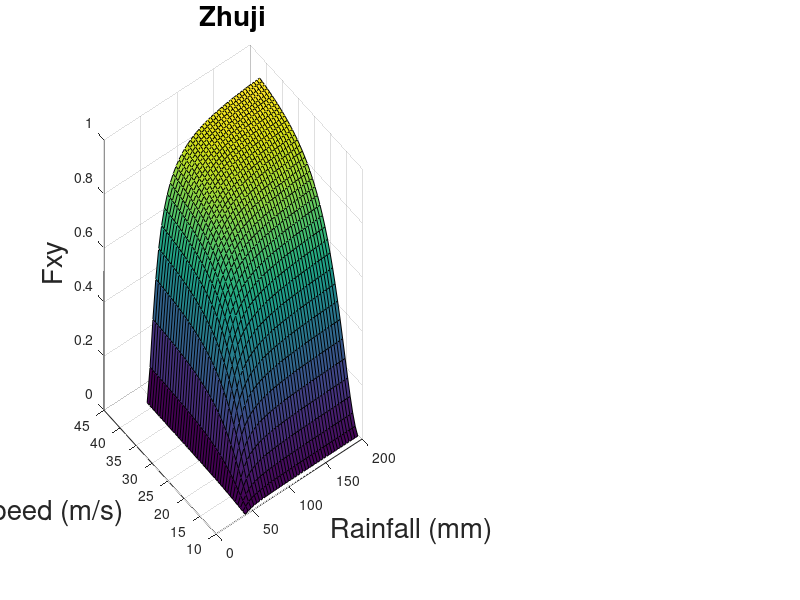

Here is the MATLAB script that generated this plot: (Note: this script raises an error after producing the figure.)
%% 21-08-2015 plot the joint probability distribution of multi-hazard for each county
% clayton copula
clf,clc,clear
load CountyCopula0921
Codes = [310230;321182;330681;330481]; %county code
code = Codes(3);
%Chongming 310230
%Yangzhong 321182
%Zhuji 330681
%Haining 330481 innormal value
fid = find([CountyCopula.code]==code); % find the county's serial number in var 'CountyCopula'
CName = CountyCopula(fid).cname;
CPara = CountyCopula(fid).al;
RainMDcoef = CountyCopula(fid).RainGEV;
WindMDcoef = CountyCopula(fid).WindGEV;
CountyName = CountyCopula(fid).ename;
Mt = 40/length(CountyCopula(fid).Rain); %number of events

NoP = 40; %number of points for X and Y axes
Xm = max(CountyCopula(fid).Rain);
Ym = max(CountyCopula(fid).Wind);
X = linspace(RainMin2,Xm,NoP);
Y = linspace(WindMin,Ym,NoP);

[XX,YY] = meshgrid(X,Y);
Fx = gevcdf(XX,RainMDcoef(1),RainMDcoef(2),RainMDcoef(3));
Fy = gevcdf(YY,WindMDcoef(1),WindMDcoef(2),WindMDcoef(3));
F = copulacdf(CName,[Fx(:) Fy(:)],CPara);

Fxy = reshape(F,size(XX));
Txy = Mt./(1-Fx-Fy+Fxy);

%plot and save

%%*******plot Fxy and its contour*****
subplot(1,2,1);
surf(XX,YY,Fxy)
zlabel('Fxy','fontsize',20)
xlabel('Rainfall (mm)','fontsize',20)
ylabel('Wind speed (m/s)','fontsize',20)
title(CountyName ,'fontsize',20)
ax = gca;
ax.FontSize = 20;
axis([RainMin2,Xm,WindMin,Ym,0,1])

subplot(1,2,2);
v1 = [0.1 0.3 0.5 0.7 0.9]';
c = contour(X,Y,Fxy,v1,'linewidth',2);
%clabel(c,h,'LabelSpacing',300)
clabel(c,'fontsize',20)
title(CountyName ,'fontsize',20)
xlabel('Rainfall (mm)','fontsize',20)
ylabel('Wind Speed (m/s)','fontsize',20)
ax = gca;
ax.FontSize = 20;
axis([RainMin2,Xm,WindMin,Ym])
%save figure


%%*******plot Txy and its contour*****
figure;
subplot(1,2,1);
surf(XX,YY,Txy)
zlabel('Txy','fontsize',20)
xlabel('Rainfall (mm)','fontsize',20)
ylabel('Wind speed (m/s)','FontSize',20)
title(CountyName ,'fontsize',20)
ax = gca;
ax.FontSize = 20;
axis([RainMin2,Xm,WindMin,Ym,0,max(Txy(:))])

subplot(1,2,2);
v2 = [5 10 20 50 100]';
c = contour(X,Y,Txy,v2,'linewidth',2);
clabel(c,'fontsize',20)
title(CountyName ,'fontsize',20)
xlabel('Rainfall (mm)','fontsize',20)
ylabel('Wind Speed (m/s)','fontsize',20)
ax = gca;
ax.FontSize = 20;
axis([RainMin2,Xm,WindMin,Ym])

%% plot marginal distributin of rainfall and wind speed for Copula function
load CountyCopula
i = 113;
X = CountyCopula(i).Rain;
Y = CountyCopula(i).Wind;
rcoef = CountyCopula(i).RainGEV;
wcoef = CountyCopula(i).WindGEV;
CountyName = CountyCopula(i).ename;
figure
subplot(2,1,1)
cdfplot(X)
xlabel('X - Rainfall (mm)','FontSize',30);
ylabel('Fx','FontSize',30);
hold on
xr=min(X):max(X);
yrc=gevcdf(xr,rcoef(1),rcoef(2),rcoef(3));   % GEV cumulative distribution
plot(xr,yrc,'r','LineWidth',4)
legend('Empirical','Theoretical','Location','SE')
title('Rainfall distribution')
ax = gca;
ax.FontSize = 30;
hold off
subplot(2,1,2)
cdfplot(Y)
hold on
xw=min(Y):0.1:max(Y);    %
ywc=gevcdf(xw,wcoef(1),wcoef(2),wcoef(3)); %
plot(xw,ywc,'r','LineWidth',4)
legend('Empirical','Theoretical','Location','SE')
xlabel('Y - Wind Speed (m/s)','FontSize',30);
ylabel('Fy','FontSize',30);
title('Wind speed distribution')
ax = gca;
ax.FontSize = 30;
hold off
%% return period for set hazard magnitude
clc,clear
load CountyCopula0921
Rrank = [50 100 250]; % I, II, III,
Wrank = [10.8 17.2 24.5]; % A, B, C
% to store return period of each county for different hazard combination
ReInterval = zeros(140,9);
[X,Y] = meshgrid(Rrank,Wrank);
for i=1:140
    rcoef = CountyCopula(i).RainGEV;
    wcoef = CountyCopula(i).WindGEV;
    Fx = gevcdf(X(:),rcoef(1),rcoef(2),rcoef(3));
    Fy = gevcdf(Y(:),wcoef(1),wcoef(2),wcoef(3));
    Fxy = copulacdf(CountyCopula(i).cname,[Fx, Fy],CountyCopula(i).al);
    Mt = 40/length(CountyCopula(i).Rain);
    Txy = Mt./(1-Fx-Fy+Fxy);
    ReInterval(i,:) = Txy';
end
ReInterval = [[CountyCopula.code]',ReInterval];
